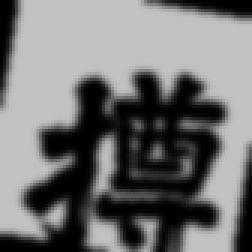
#> input picture data/images/HanyiSentyPagoda Regular/撙0_aug.png, 84 x 84 px (shown 3 times larger)
$ python -i extractor.py   (imports and definitions only)
#> lines starting #> are read from the running program, lines starting #| are printed output that depends on the picture; after the words box and inside, x2 and y2 are one past the last pixel; in counts of white or black regions, pixels touching at a corner belong together
import cv2
import numpy as np
import os
import sys

# --- CONFIGURATION ---
IMG_SIZE = (64, 64)
MIN_CHAR_SIZE = 15  # Minimum width/height of contour to be considered valid
DEBUG_VISUALIZE = True  # Set to False to disable debug visualizations
OUTPUT_DIR = "segmented_characters"

# Remove overlapping boxes using Non-Maximum Suppression
'''
Esta função altera a lista de caixas limitantes (bounding boxes) buscando agrupar caixas que
têm muita região em comum na maior delas. Faz isso olhando as coordenadas das caixas
dadas e calculando suas àreas, preservando a com menor valor no eixo Y.
'''
def non_max_suppression_fast(boxes, overlapThresh=0.3):
    if len(boxes) == 0:
        return []
    boxes = np.array(boxes)
    x1 = boxes[:,0]
    y1 = boxes[:,1]
    x2 = boxes[:,0] + boxes[:,2]
    y2 = boxes[:,1] + boxes[:,3]

    areas = (x2 - x1) * (y2 - y1)
    idxs = np.argsort(y2)

    pick = []
    # Pega a última caixa (mais baixa) da lista, calcula a interseção dela com as outras
    # divide a área de interseção pela área da outra caixa e verifica se atinge o limiar
    while len(idxs) > 0:
        last = idxs[-1]
        pick.append(last)

        xx1 = np.maximum(x1[last], x1[idxs[:-1]])
        yy1 = np.maximum(y1[last], y1[idxs[:-1]])
        xx2 = np.minimum(x2[last], x2[idxs[:-1]])
        yy2 = np.minimum(y2[last], y2[idxs[:-1]])

        w = np.maximum(0, xx2 - xx1)
        h = np.maximum(0, yy2 - yy1)
        overlap = (w * h) / areas[idxs[:-1]]

        idxs = np.delete(
            idxs, np.concatenate(([len(idxs) - 1], np.where(overlap > overlapThresh)[0]))
        )
    return boxes[pick].astype("int")


# [54 lines left out: function extract_hanzi_from_image, not called in this run]

def extract_hanzi_with_mser(image_path, save=True):
#> called with save = True
    image = cv2.imread(image_path)
#> image is the input picture: shape (84, 84, 3); min 0, max 193, mean 114.9
    if image is None:
        print(f"Error: Could not read image '{image_path}'")
        return []

    gray = cv2.cvtColor(image, cv2.COLOR_BGR2GRAY)
    # Apply contrast enhancement and denoising first
    # Queremos melhorar o contraste pois caracteres podem ter traços finos
    # ou detalhes menores. O CLAHE especificamente melhora o contraste
    # localmente, que é melhor pois cenas naturais podem ter iluminação variante.
    # Antes, aplicamos um filtro bilateral para suavizar os ruídos preservando contornos.
    gray = cv2.bilateralFilter(gray, 9, 75, 75)
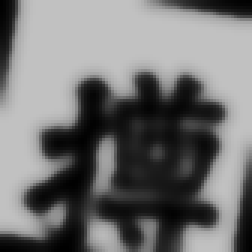
#> gray: shape (84, 84) (shown 3 times larger); min 0, max 193, mean 115
    clahe = cv2.createCLAHE(clipLimit=2.0, tileGridSize=(8, 8))
    gray = clahe.apply(gray)
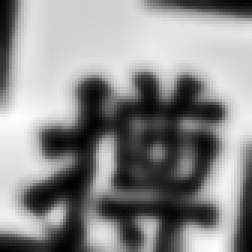
#> gray: shape (84, 84) (shown 3 times larger); min 3, max 254, mean 140.5

    # Adaptive thresholding followed by dilation (like the earlier version)
    # Como cenas naturais têm iluminação variável, usamos
    # uma binarização com limiar adaptativo. Neste caso, numa vizinhança
    # de 25 pixels.
    binary = cv2.adaptiveThreshold(gray, 255,
                                cv2.ADAPTIVE_THRESH_MEAN_C,
                                cv2.THRESH_BINARY_INV,
                                25, 15)
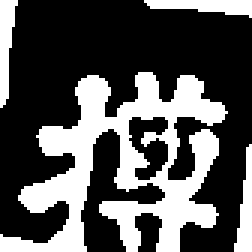
#> binary: shape (84, 84) (shown 3 times larger); 33.5% white; 4 white regions, box (x1, y1, x2, y2) and area: (0, 24, 76, 84) 1977, (48, 0, 84, 6) 133, (0, 0, 6, 36) 131, (78, 48, 84, 84) 122

    # Morphological dilation to connect strokes of the same Hanzi
    # Como no outro método, dilatamos para buscar agrupar traços de um
    # mesmo hanzi num mesmo contorno.
    kernel = cv2.getStructuringElement(cv2.MORPH_RECT, (5, 5))
    dilated = cv2.dilate(binary, kernel, iterations=1)
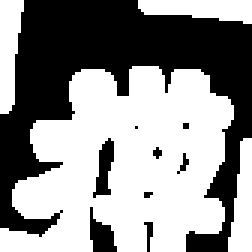
#> dilated: shape (84, 84) (shown 3 times larger); 56.8% white; 9 black regions (6 under 20 px), largest, box (x1, y1, x2, y2) and area: (0, 0, 84, 84) 2845, (31, 46, 38, 66) 78, (30, 69, 39, 84) 78

    # Now run MSER on the *dilated image* (converted back to grayscale if needed)
    # O uso de MSER aqui se dá pelo fato de que o algoritmo vai aplicar limiares
    # sucessivos na binarização da imagem e buscar as regiões estáveis.
    # Para caracteres em cenas naturais, onde valores como saturação
    # e constraste mudam, o algoritmo oferece um pouco mais de segurança de que
    # aquela região pode ser um hanzi (potecialmente).
    mser_input = dilated.copy()
    mser = cv2.MSER.create(delta=5, min_area=80, max_area=8000)
    regions, _ = mser.detectRegions(mser_input)
#> regions = 7 items

    # Get bounding boxes from MSER regions
    # A única diferença é que aqui temos os "blobs" do MSER, enquanto no método anterior
    # eram os contornos
    bounding_boxes = []
    for p in regions:
        x, y, w, h = cv2.boundingRect(p)
        if w > MIN_CHAR_SIZE and h > MIN_CHAR_SIZE:
            bounding_boxes.append((x, y, w, h))
#> this loop made 7 passes
#> (x, y, w, h) on passes 1 to 7: (1, 1, 82, 82), (1, 1, 82, 82), (1, 22, 77, 61), (76, 46, 7, 37), (46, 1, 37, 7), (1, 1, 7, 37), (1, 1, 82, 82)
#> after the loop, bounding_boxes = [(1, 1, 82, 82), (1, 1, 82, 82), (1, 22, 77, 61), (1, 1, 82, 82)]

    # Como o MSER pode encontrar muitas caixas que intersectam (contornos dentro de contornos)
    # aplicamos a non_max_suppression_fast descrito acima.
    bounding_boxes = non_max_suppression_fast(bounding_boxes)
#> in non_max_suppression_fast, `boxes = np.array(boxes)`: boxes = [[1, 1, 82, 82], [1, 1, 82, 82], [1, 22, 77, 61], [1, 1, 82, 82]]
#> in non_max_suppression_fast, `x1 = boxes[:,0]`: x1 = [1, 1, 1, 1]
#> in non_max_suppression_fast, `y1 = boxes[:,1]`: y1 = [1, 1, 22, 1]
#> in non_max_suppression_fast, `x2 = boxes[:,0] + boxes[:,2]`: x2 = [83, 83, 78, 83]
#> in non_max_suppression_fast, `y2 = boxes[:,1] + boxes[:,3]`: y2 = [83, 83, 83, 83]
#> in non_max_suppression_fast, `areas = (x2 - x1) * (y2 - y1)`: areas = [6724, 6724, 4697, 6724]
#> in non_max_suppression_fast, `idxs = np.argsort(y2)`: idxs = [0, 1, 2, 3]
#> the loop in non_max_suppression_fast, `while len(idxs) > 0:` made 1 pass
#> (last, yy1, xx2, yy2, w, h, overlap) on pass 1: (3, [1, 1, 22], [83, 83, 78], [83, 83, 83], [82, 82, 77], [82, 82, 61], [1, 1, 1])
#> after the loop in non_max_suppression_fast, `while len(idxs) > 0:`: idxs = empty array; pick = [3]
#> bounding_boxes = [[1, 1, 82, 82]]
    bounding_boxes = sorted(bounding_boxes, key=lambda b: b[0])

    os.makedirs(OUTPUT_DIR, exist_ok=True)
    rois = []

    # Extração de regiões de interesse similar ao outro método.
    for idx, (x, y, w, h) in enumerate(bounding_boxes):
        roi = gray[y:y+h, x:x+w]
        roi = cv2.resize(roi, IMG_SIZE)
        rois.append(roi)

        if save:
            cv2.imwrite(os.path.join(OUTPUT_DIR, f"char_{idx}.png"), roi)

        if DEBUG_VISUALIZE:
            #cv2.imshow(f"Char {idx}", roi)
            cv2.rectangle(image, (x, y), (x + w, y + h), (0, 255, 0), 2)
            cv2.waitKey(200)
#> this loop made 1 pass
#> pass 1, in extract_hanzi_with_mser, `roi = gray[y:y+h, x:x+w]`:
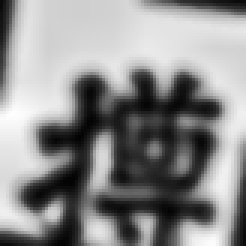
#> roi: shape (82, 82) (shown 3 times larger); min 3, max 254, mean 141.2
#> pass 1, in extract_hanzi_with_mser, `roi = cv2.resize(roi, IMG_SIZE)`:
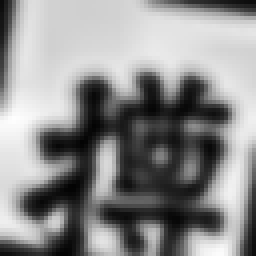
#> roi: shape (64, 64) (shown 4 times larger); min 3, max 254, mean 141.1
#> after the loop:
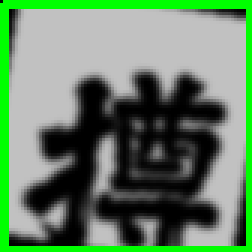
#> image: shape (84, 84, 3) (shown 3 times larger); 11.54% of pixels changed, all inside (x1, y1, x2, y2) = (0, 0, 84, 84)
#> after the loop, rois = 1 item

    if DEBUG_VISUALIZE:
        cv2.imshow("Detected MSER Boxes", image)
        cv2.waitKey(0)
        cv2.destroyAllWindows()

    print(f"Extracted {len(rois)} character regions using MSER.")
#| Extracted 1 character regions using MSER.
    return rois

# --- USAGE EXAMPLE ---
# [17 lines not run here, left out]

>>> result = extract_hanzi_with_mser('data/images/HanyiSentyPagoda Regular/撙0_aug.png')
#> result = 1 item
